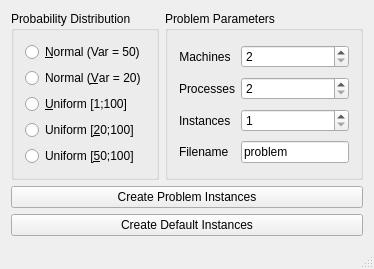
<?xml version="1.0" encoding="UTF-8"?>
<ui version="4.0">
 <class>MainWindow</class>
 <widget class="QMainWindow" name="MainWindow">
  <property name="windowTitle">
   <string>instance_generator</string>
  </property>
  <widget class="QWidget" name="centralWidget">
   <layout class="QVBoxLayout" name="verticalLayout">
    <item>
     <layout class="QHBoxLayout" name="HLParameterEntries">
      <item>
       <widget class="QGroupBox" name="GBProbabilityDistribution">
        <property name="title">
         <string>Probability Distribution</string>
        </property>
        <layout class="QVBoxLayout" name="VLProbabilityDistribution">
         <item>
          <widget class="QRadioButton" name="RBNormal50Distribution">
           <property name="text">
            <string>&amp;Normal (Var = 50)</string>
           </property>
          </widget>
         </item>
         <item>
          <widget class="QRadioButton" name="RBNormal20Distribution">
           <property name="text">
            <string>Normal (&amp;Var = 20)</string>
           </property>
          </widget>
         </item>
         <item>
          <widget class="QRadioButton" name="RBUniform1Distribution">
           <property name="text">
            <string>&amp;Uniform [1;100]</string>
           </property>
          </widget>
         </item>
         <item>
          <widget class="QRadioButton" name="RBUniform20Distribution">
           <property name="text">
            <string>Uniform [&amp;20;100]</string>
           </property>
          </widget>
         </item>
         <item>
          <widget class="QRadioButton" name="RBUniform50Distribution">
           <property name="text">
            <string>Uniform [&amp;50;100]</string>
           </property>
          </widget>
         </item>
        </layout>
       </widget>
      </item>
      <item>
       <widget class="QGroupBox" name="GBProblemParameters">
        <property name="title">
         <string>Problem Parameters</string>
        </property>
        <layout class="QGridLayout" name="GLProblemParameters">
         <item row="2" column="0">
          <widget class="QLabel" name="LInstances">
           <property name="text">
            <string>Instances</string>
           </property>
          </widget>
         </item>
         <item row="0" column="0">
          <widget class="QLabel" name="LMachineQuantity">
           <property name="sizePolicy">
            <sizepolicy hsizetype="Fixed" vsizetype="Preferred">
             <horstretch>0</horstretch>
             <verstretch>0</verstretch>
            </sizepolicy>
           </property>
           <property name="text">
            <string>Machines</string>
           </property>
           <property name="textFormat">
            <enum>Qt::PlainText</enum>
           </property>
           <property name="alignment">
            <set>Qt::AlignCenter</set>
           </property>
          </widget>
         </item>
         <item row="1" column="0">
          <widget class="QLabel" name="LProcessQuantity">
           <property name="sizePolicy">
            <sizepolicy hsizetype="Fixed" vsizetype="Preferred">
             <horstretch>0</horstretch>
             <verstretch>0</verstretch>
            </sizepolicy>
           </property>
           <property name="text">
            <string>Processes</string>
           </property>
           <property name="textFormat">
            <enum>Qt::PlainText</enum>
           </property>
           <property name="alignment">
            <set>Qt::AlignCenter</set>
           </property>
          </widget>
         </item>
         <item row="3" column="0">
          <widget class="QLabel" name="LFIlename">
           <property name="toolTip">
            <string>.pbl will be appended</string>
           </property>
           <property name="text">
            <string>Filename</string>
           </property>
          </widget>
         </item>
         <item row="3" column="1">
          <widget class="QLineEdit" name="LEFilename">
           <property name="text">
            <string>problem</string>
           </property>
          </widget>
         </item>
         <item row="0" column="1">
          <widget class="QSpinBox" name="SBMachines">
           <property name="accelerated">
            <bool>true</bool>
           </property>
           <property name="minimum">
            <number>2</number>
           </property>
           <property name="maximum">
            <number>9999</number>
           </property>
          </widget>
         </item>
         <item row="1" column="1">
          <widget class="QSpinBox" name="SBProcesses">
           <property name="accelerated">
            <bool>true</bool>
           </property>
           <property name="minimum">
            <number>2</number>
           </property>
           <property name="maximum">
            <number>9999</number>
           </property>
          </widget>
         </item>
         <item row="2" column="1">
          <widget class="QSpinBox" name="SBInstances">
           <property name="accelerated">
            <bool>true</bool>
           </property>
           <property name="minimum">
            <number>1</number>
           </property>
           <property name="maximum">
            <number>9999</number>
           </property>
          </widget>
         </item>
        </layout>
       </widget>
      </item>
     </layout>
    </item>
    <item>
     <widget class="QPushButton" name="PBCreateProblemInstance">
      <property name="text">
       <string>Create Problem Instances</string>
      </property>
     </widget>
    </item>
    <item>
     <widget class="QPushButton" name="PBCreateDefaultInstances">
      <property name="text">
       <string>Create Default Instances</string>
      </property>
     </widget>
    </item>
   </layout>
  </widget>
  <widget class="QStatusBar" name="statusBar"/>
 </widget>
 <layoutdefault spacing="6" margin="11"/>
 <resources/>
 <connections/>
</ui>
